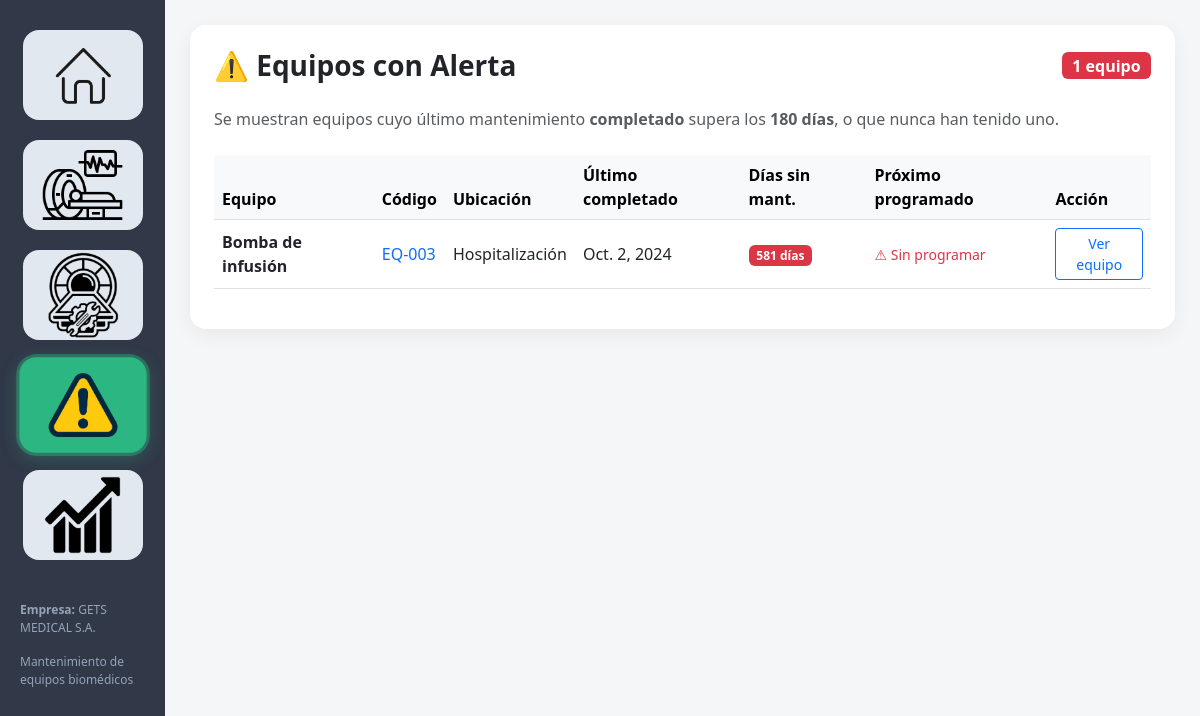
/alertas/, run on the app's committed database.
### core/models.py (models this page shows, shortened)
class Equipo(models.Model):
    TIPO_CHOICES = [
        ('rayos_x',          'Rayos X'),
        ('tomografo',        'Tomógrafo (CT)'),
        ('resonancia',       'Resonancia Magnética (RM)'),
        ('ultrasonido',      'Ultrasonido / Ecógrafo'),
        ('mamografo',        'Mamógrafo'),
        ('fluoroscopio',     'Fluoroscopio'),
        ('densitometro',     'Densitómetro óseo'),
        ('arco_c',           'Arco en C'),
        ('angiografo',       'Angiógrafo'),
        ('pet_scan',         'PET / PET-CT'),
        ('monitor',          'Monitor de signos vitales'),
        ('ventilador',       'Ventilador mecánico'),
        ('desfibrilador',    'Desfibrilador / DEA'),
        ('electrocardiografo','Electrocardiógraf (ECG)'),
        ('oximetro',         'Oxímetro de pulso'),
        ('bomba_infusion',   'Bomba de infusión'),
        ('incubadora',       'Incubadora neonatal'),
        ('electrobisturi',   'Electrobisturí'),
        ('laser_medico',     'Láser médico'),
        ('arco_quirurgico',  'Arco quirúrgico'),
        ('analizador',       'Analizador / Autoanalizador'),
        ('centrifuga',       'Centrífuga'),
        ('microscopio',      'Microscopio'),
        ('espectrofotometro','Espectrofotómetro'),
        ('autoclave',        'Autoclave / Esterilizador'),
        ('ultrasonido_rehab','Ultrasonido terapéutico'),
        ('electroterapia',   'Electroterapia / TENS'),
        ('laser_rehab',      'Láser terapéutico'),
        ('rayos_x_dental',   'Rayos X dental'),
        ('unidad_dental',    'Unidad odontológica'),
        ('otro',             'Otro'),
    ]
    codigo            = models.CharField(max_length=50, unique=True)
    nombre            = models.CharField(max_length=100)
    tipo              = models.CharField(
                            max_length=50,
                            choices=TIPO_CHOICES,
                            default='otro',
                            help_text='Categoría del equipo biomédico'
                        )
    tipo_otro         = models.CharField(
                            max_length=100,
                            blank=True,
                            null=True,
                            help_text='Especificar si el tipo es "Otro"'
                        )
    marca             = models.CharField(max_length=50)
    modelo            = models.CharField(max_length=50)
    serie             = models.CharField(max_length=50)
    ubicacion         = models.CharField(max_length=100)
    estado            = models.CharField(max_length=50)
    fecha_adquisicion = models.DateField(null=True, blank=True)
    criticidad        = models.CharField(max_length=20)
    usos_mas          = models.PositiveIntegerField(
        null=True,
        blank=True,
        help_text='Número de usos o mAs acumulados del equipo'
    )
    cliente           = models.ForeignKey(
        Cliente,
        on_delete=models.SET_NULL,
        null=True,
        blank=True,
        related_name='equipos',
        help_text='Cliente o institución propietaria del equipo'
    )
    tubo_modelo       = models.CharField(
        max_length=100,
        blank=True,
        null=True,
        help_text='Modelo del tubo de rayos X (dejar vacío si no aplica)'
    )
    tubo_serie        = models.CharField(
        max_length=100,
        blank=True,
        null=True,
        help_text='Número de serie del tubo de rayos X (dejar vacío si no aplica)'
    )
    class Meta:
        verbose_name        = 'Equipo'
        verbose_name_plural = 'Equipos'
        ordering            = ['codigo']

class Mantenimiento(models.Model):
    TIPO_CHOICES = [
        ('preventivo',  'Preventivo'),
        ('correctivo',  'Correctivo'),
        ('predictivo',  'Predictivo'),
        ('otro',        'Otro'),
    ]
    ATENCION_CHOICES = [
        ('presencial', 'Presencial'),
        ('virtual',    'Virtual'),
    ]
    ETIQUETA_CHOICES = [
        ('bimestral',     'Bimestral'),
        ('trimestral',    'Trimestral'),
        ('cuatrimestral', 'Cuatrimestral'),
        ('semestral',     'Semestral'),
        ('anual',         'Anual'),
        ('otro',          'Otro'),
    ]
    programado  = models.BooleanField(
        default=False,
        help_text=(
            'True = mantenimiento programado (periódico, generado por el sistema). '
            'False = no programado (imprevisto o correctivo puntual).'
        )
    )
    serie_programada = models.ForeignKey(
        'self',
        null=True, blank=True,
        on_delete=models.SET_NULL,
        related_name='serie_hijos',
        help_text='Primer mantenimiento de la serie (null si es el primero)'
    )
    equipo      = models.ForeignKey(Equipo, on_delete=models.CASCADE)
    tipo        = models.CharField(max_length=50, choices=TIPO_CHOICES, default='preventivo')
    tipo_otro   = models.CharField(
        max_length=100,
        blank=True,
        null=True,
        help_text='Descripción si tipo es "otro"'
    )
    fecha       = models.DateField()
    tipo_atencion = models.CharField(
        max_length=20,
        choices=ATENCION_CHOICES,
        default='presencial',
        help_text='Modalidad de atención'
    )
    problema    = models.TextField(
        blank=True,
        null=True,
        help_text='Problema o asunto reportado'
    )
    solucion    = models.TextField(
        blank=True,
        null=True,
        help_text='Solución aplicada'
    )
    descripcion = models.TextField(blank=True, null=True)  # Mantenido por compatibilidad
    tecnico     = models.ForeignKey(Tecnico, on_delete=models.SET_NULL, null=True)
    estado      = models.CharField(max_length=50)
    costo       = models.FloatField()
    etiqueta           = models.CharField(
        max_length=20,
        choices=ETIQUETA_CHOICES,
        blank=True,
        null=True,
        help_text='Periodicidad de este mantenimiento'
    )
    etiqueta_otro      = models.CharField(
        max_length=100,
        blank=True,
        null=True,
        help_text='Descripción si etiqueta es "otro"'
    )
    fecha_proximo      = models.DateField(
        blank=True,
        null=True,
        help_text='Fecha programada para el próximo mantenimiento'
    )
    etiqueta_proximo   = models.CharField(
        max_length=20,
        choices=ETIQUETA_CHOICES,
        blank=True,
        null=True,
        help_text='Periodicidad del próximo mantenimiento'
    )
    etiqueta_proximo_otro = models.CharField(
        max_length=100,
        blank=True,
        null=True,
        help_text='Descripción si etiqueta_proximo es "otro"'
    )
    ciudad = models.CharField(
        max_length=100,
        blank=True,
        null=True,
        help_text='Ciudad o lugar donde se realiza el mantenimiento'
    )
    codigo_error = models.CharField(
        max_length=200,
        blank=True,
        null=True,
        help_text=(
            'Código(s) de error reportados por el equipo. '
            'Puede ingresar varios separados por coma. '
            'También se detectan códigos mencionados en problema/solución.'
        )
    )
    class Meta:
        unique_together = (
            'equipo', 'tipo', 'fecha',
            'tecnico', 'estado', 'costo'
        )

### core/views.py (the view)
# urls.py: path('alertas/',                                views.alertas,               name='alertas'),
def alertas(request):
    limite = date.today() - timedelta(days=180)
    equipos_alerta = []
    for equipo in Equipo.objects.all():
        ultimo_completado = (
            Mantenimiento.objects
            .filter(equipo=equipo, estado__iexact='completado')
            .order_by('-fecha')
            .first()
        )
        if not ultimo_completado or ultimo_completado.fecha < limite:
            proximo_programado = (
                Mantenimiento.objects
                .filter(equipo=equipo, fecha_proximo__isnull=False)
                .order_by('-fecha')
                .first()
            )
            equipos_alerta.append({
                'equipo':            equipo,
                'ultimo':            ultimo_completado.fecha if ultimo_completado else 'Nunca',
                'dias_sin_mant':     (date.today() - ultimo_completado.fecha).days
                                     if ultimo_completado else None,
                'proximo_fecha':     proximo_programado.fecha_proximo
                                     if proximo_programado else None,
                'proximo_etiqueta':  proximo_programado.etiqueta_proximo_display()
                                     if proximo_programado else None,
            })
    equipos_alerta.sort(key=lambda x: (
        x['proximo_fecha'] is not None,   # sin fecha programada primero
        x['ultimo'] if x['ultimo'] != 'Nunca' else date.min
    ))
    return render(request, 'alertas.html', {'equipos': equipos_alerta})

### core/templates/alertas.html (shortened to what this page needs)
{% extends 'base.html' %}
{% block content %}
<div class="card p-4">
    <div class="d-flex justify-content-between align-items-center mb-4">
        <h3 class="fw-bold mb-0">⚠️ Equipos con Alerta</h3>
        <span class="badge bg-danger fs-6">{{ equipos|length }} equipo{{ equipos|length|pluralize }}</span>
    </div>
    <p class="text-muted mb-4">
        Se muestran equipos cuyo último mantenimiento <strong>completado</strong>
        supera los <strong>180 días</strong>, o que nunca han tenido uno.
    </p>
    {% if equipos %}
    <div class="table-responsive">
        <table class="table table-hover align-middle">
            <thead class="table-light">
                <tr>
                    <th>Equipo</th>
                    <th>Código</th>
                    <th>Ubicación</th>
                    <th>Último completado</th>
                    <th>Días sin mant.</th>
                    <th>Próximo programado</th>
                    <th>Acción</th>
                </tr>
            </thead>
            <tbody>
            {% for e in equipos %}
            <tr>
                <td class="fw-bold">{{ e.equipo.nombre }}</td>
                <td>
                    <a href="/equipo/{{ e.equipo.id }}/" class="text-decoration-none">
                        {{ e.equipo.codigo }}
                    </a>
                </td>
                <td>{{ e.equipo.ubicacion }}</td>
                <td>
                    {% if e.ultimo == 'Nunca' %}
                        <span class="badge bg-danger">Nunca</span>
                    {% else %}
                        {{ e.ultimo }}
                    {% endif %}
                </td>
                <td>
                    {% if e.dias_sin_mant %}
                        {% if e.dias_sin_mant > 365 %}
                            <span class="badge bg-danger">{{ e.dias_sin_mant }} días</span>
                        {% elif e.dias_sin_mant > 180 %}
                            <span class="badge bg-warning text-dark">{{ e.dias_sin_mant }} días</span>
                        {% else %}
                            <span class="badge bg-secondary">{{ e.dias_sin_mant }} días</span>
                        {% endif %}
                    {% else %}
                        <span class="text-muted">—</span>
                    {% endif %}
                </td>
                <td>
                    {% if e.proximo_fecha %}
                        <div class="fw-bold text-success">📅 {{ e.proximo_fecha }}</div>
                        {% if e.proximo_etiqueta and e.proximo_etiqueta != '—' %}
                        <small class="text-muted">{{ e.proximo_etiqueta }}</small>
                        {% endif %}
                    {% else %}
                        <span class="text-danger small">⚠ Sin programar</span>
                    {% endif %}
                </td>
                <td>
                    <a href="/equipo/{{ e.equipo.id }}/"
                       class="btn btn-sm btn-outline-primary">
                        Ver equipo
                    </a>
                </td>
            </tr>
            {% endfor %}
            </tbody>
        </table>
    </div>
    {% else %}
    <div class="alert alert-success text-center py-4">
        ✅ <strong>¡Todo en orden!</strong> Todos los equipos tienen mantenimiento
        completado dentro de los últimos 180 días.
    </div>
    {% endif %}
</div>
{% endblock %}

### core/templates/base.html (style rules this page uses)
body { margin: 0; font-family: 'Segoe UI', sans-serif; background-color: #f4f6f8; }
.card { border-radius: 16px; border: none; box-shadow: 0 6px 20px rgba(0,0,0,0.06); }

### data on the page
Equipo: equipo.nombre "Bomba de infusión", equipo.codigo "EQ-003", equipo.ubicacion "Hospitalización", ultimo "Oct. 2, 2024", dias_sin_mant "581"

### other printed values
{{ equipos|length }} "1"
